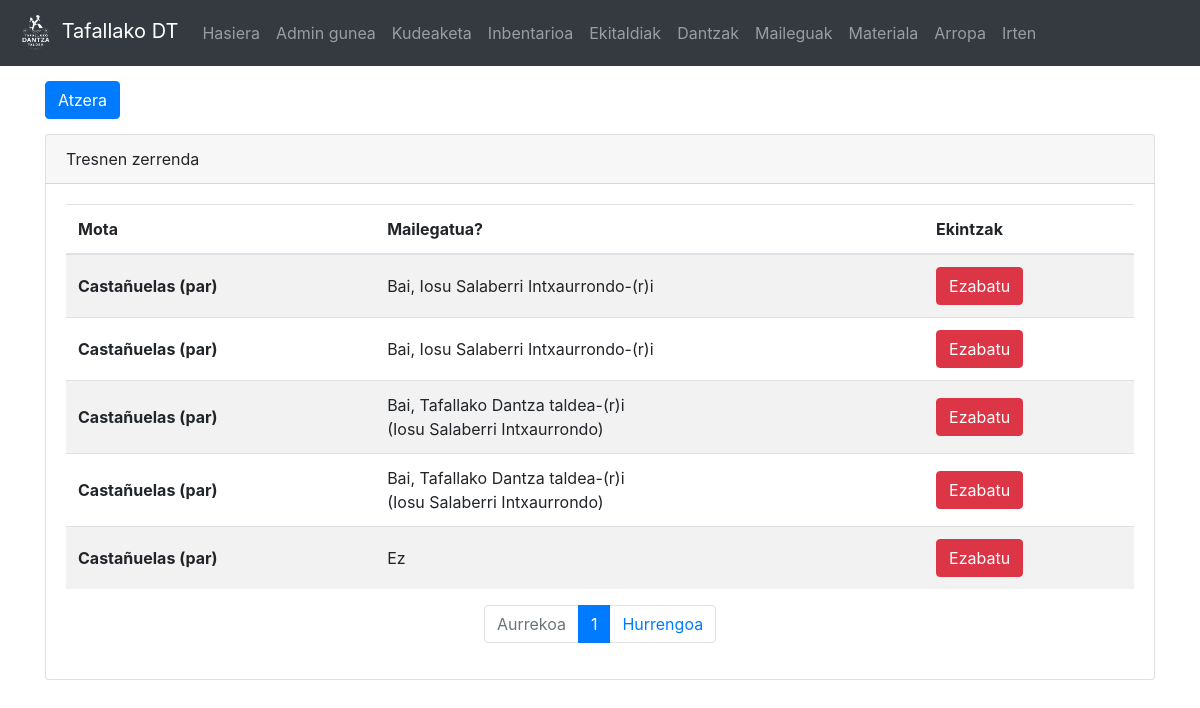
/materiala/20/ (signed in), run on an earlier commit of the app's database.
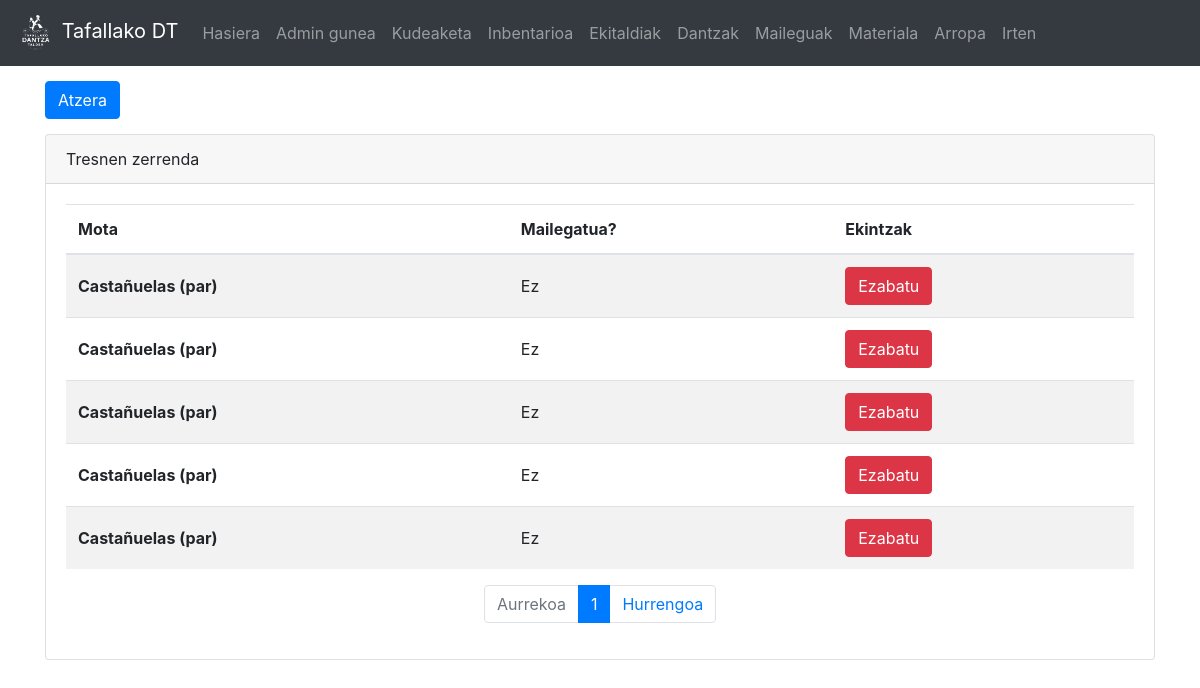
And on a later commit of the database.
### dantza/models.py (models this page shows, shortened)
class Tresna(models.Model):
	material_mota = models.ForeignKey(Materiala, on_delete=models.CASCADE)
	mailegatua = models.BooleanField(default=False)
	def get_mailegua(self):
		if self.mailegatua:
			for m in Mailegua.objects.filter(itzulita=False):
				if m.materiala.filter(pk=self.pk).exists():
					return m
		else:
			return None

class Materiala(models.Model):
	mota = models.CharField(max_length=50)
	def __str__(self):
		return self.mota

class Mailegua(models.Model):
	dantzari = models.ForeignKey(Dantzaria, on_delete=models.CASCADE)
	materiala = models.ManyToManyField(Tresna, blank=True)
	arropa = models.ManyToManyField(Arropa, blank=True)
	mailegatze_data = models.DateTimeField('mailegatze data')
	itzulita = models.BooleanField(default=False)
	dantza_taldea = models.CharField(max_length=200, blank=True)

class Dantzaria(models.Model):
	user = models.OneToOneField(User, on_delete=models.CASCADE)
	izena = models.CharField(max_length=50)
	abizenak = models.CharField(max_length=200)
	jaiotze_data = models.DateTimeField('jaiotze data')
	email = models.CharField(max_length=100)
	def __str__(self):
		return self.izena + ' ' + self.abizenak

### dantza/views.py (the view, shortened to what this page needs)
# urls.py: path(r'materiala/<int:m_id>/', views.material_info, name='material_info'),
@login_required(login_url='/login')
def material_info(request,m_id):
	if not request.user.groups.filter(name='material_arduradunak').exists():
		return HttpResponseRedirect('/')
	m_list = Tresna.objects.filter(material_mota=Materiala.objects.get(pk=m_id))
	paginator = Paginator(m_list, 5)
	page = request.GET.get('page')
	try:
		tresnak = paginator.page(page)
	except PageNotAnInteger:
		tresnak = paginator.page(1)
	except EmptyPage:
		tresnak = paginator.page(paginator.num_pages)
	return render(request,'dantza/material_info.html',{'a_list':tresnak})

### dantza/templatetags/auth_extras.py (called while the page is built)
@register.filter(name='has_group')
def has_group(user, group_name):
    return user.groups.filter(name=group_name).exists()

### templates/dantza/material_info.html (shortened to what this page needs)
{% extends "dantza/base.html" %}
{% block edukia %}
<div class="container">
	<a class="btn btn-primary" href="/materiala" style="margin-top: 15px;">Atzera</a>
	<div class="card" style="margin-top: 15px; margin-bottom: 15px;">
		<div class="card-header">Tresnen zerrenda</div>
		<div class="card-body">
	{% if a_list %}
	{% load auth_extras %}
		<div class="table-responsive">
			<table class="table table-hover table-striped">
			  <thead>
				<tr>
				  <th scope="col">Mota</th>
					<th scope="col">Mailegatua?</th>
					<th>Ekintzak</th>
				</tr>
			  </thead>
			  <tbody>
			{% for a in a_list %}
				  		<tr>
						  <th scope="row" style="vertical-align:middle;">{{ a.material_mota }}</th>
						  <td style="vertical-align:middle;">
							  {% if a.mailegatua %}
							  	Bai,
							  	{% if a.get_mailegua.dantza_taldea %}{{ a.get_mailegua.dantza_taldea }}-(r)i<br/>({{ a.get_mailegua.dantzari }}){% else %}{{ a.get_mailegua.dantzari }}-(r)i{% endif %}
							  {% else %}
								Ez
							  {% endif %}
						  </td>
						  <td style="vertical-align:middle;">
							  {% if 'page' in request.GET %}
							  	<a class="btn btn-danger" href="?page={{ request.GET|get:'page' }}&delete&id={{ a.pk }}">Ezabatu</a>
							  {% else %}
							  	<a class="btn btn-danger" href="?delete&id={{ a.pk }}">Ezabatu</a>
							  {% endif %}
						  </td>
					  </tr>
			{% endfor %}
				</tbody>
			</table>
<nav aria-label="paginator">
  <ul class="pagination justify-content-center">
	  {% if a_list.has_previous %}
	  	<li class="page-item"><a class="page-link" href="?page={{ a_list.previous_page_number }}">Aurrekoa</a></li>
	  {% else %}
	  	<li class="page-item disabled"><a class="page-link" href="#">Aurrekoa</a></li>
	  {% endif %}
    <li class="page-item active"><div class="page-link">{{ a_list.number }}</div></li>
      {% if a_list.has_next %}
	  	<li class="page-item"><a class="page-link" href="?page={{ a_list.next_page_number }}">Hurrengoa</a></li>
	  {% else %}
	  	<li class="page-item disabled"><a class="page-link" href="#">Hurrengoa</a></li>
	  {% endif %}
  </ul>
</nav>
			</div>
	{% else %}
		Oraindik ez dago mota honetako tresnarik.<br/>
	{% endif %}
		</div>
	</div>
</div>
{% endblock edukia %}

### templates/dantza/base.html (shortened to what this page needs)
<!doctype html>
<html lang="en">
  <head>
    <link rel="stylesheet" href="https://stackpath.bootstrapcdn.com/bootstrap/4.3.1/css/bootstrap.min.css">
  </head>
  <body>
		<nav class="navbar navbar-expand-lg navbar-dark bg-dark">
		  <a class="navbar-brand" href="/">
			  {% load static %}
			  <img src="{% static "logo.png" %}" width="40" height="40" alt="[logo]">
			  Tafallako DT</a>
		  <div class="collapse navbar-collapse" id="navbarNavAltMarkup">
			<div class="navbar-nav">
			  <a class="nav-item nav-link" href="/">Hasiera <span class="sr-only">(current)</span></a>
				{% if request.user.is_authenticated %}
					{% if request.user.is_superuser %}
						<a class="nav-item nav-link" href="/admin" target="_blank">Admin gunea</a>
						<a class="nav-item nav-link" href="/dashboard">Kudeaketa</a>
					{% else %}
						{% load auth_extras %}
					{% endif %}
					<a class="nav-item nav-link" href="/inbentarioa">Inbentarioa</a>
					<a class="nav-item nav-link" href="/ekitaldiak">Ekitaldiak</a>
					<a class="nav-item nav-link" href="/dantzak">Dantzak</a>
					{% if request.user.is_superuser or request.user|has_group:"material_arduradunak" or request.user|has_group:"arropa_arduradunak" %}
						<a class="nav-item nav-link" href="/maileguak">Maileguak</a>
					{% endif %}
					{% if request.user|has_group:"material_arduradunak" %}
						<a class="nav-item nav-link" href="/materiala">Materiala</a>
					{% endif %}
					{% if request.user|has_group:"arropa_arduradunak" %}
						<a class="nav-item nav-link" href="/arropa">Arropa</a>
					{% endif %}
					<a class="nav-item nav-link" href="/logout">Irten</a>
				{% else %}
			  		<a class="nav-item nav-link" href="/signup">Erregistratu</a>
			  		<a class="nav-item nav-link" href="/login">Login egin</a>
				{% endif %}
			</div>
		  </div>
		</nav>
	  <div class="container-fluid">
    {% block edukia%}
	{% endblock edukia %}
	  </div>
  </body>
</html>

What changed in the data, as far as the page shows it:
changed Tresna (number 1 of 5 on the later page): get_mailegua.dantzari "Iosu Salaberri Intxaurrondo" → (not shown); mailegatua "Bai, -(r)i" → "Ez"
changed Tresna (number 2 of 5 on the later page): get_mailegua.dantzari "Iosu Salaberri Intxaurrondo" → (not shown); mailegatua "Bai, -(r)i" → "Ez"
changed Tresna (number 3 of 5 on the later page): get_mailegua.dantza_taldea "Tafallako Dantza taldea" → (not shown); get_mailegua.dantzari "Iosu Salaberri Intxaurrondo" → (not shown); mailegatua "Bai, -(r)i ( )" → "Ez"
changed Tresna (number 4 of 5 on the later page): get_mailegua.dantza_taldea "Tafallako Dantza taldea" → (not shown); get_mailegua.dantzari "Iosu Salaberri Intxaurrondo" → (not shown); mailegatua "Bai, -(r)i ( )" → "Ez"
